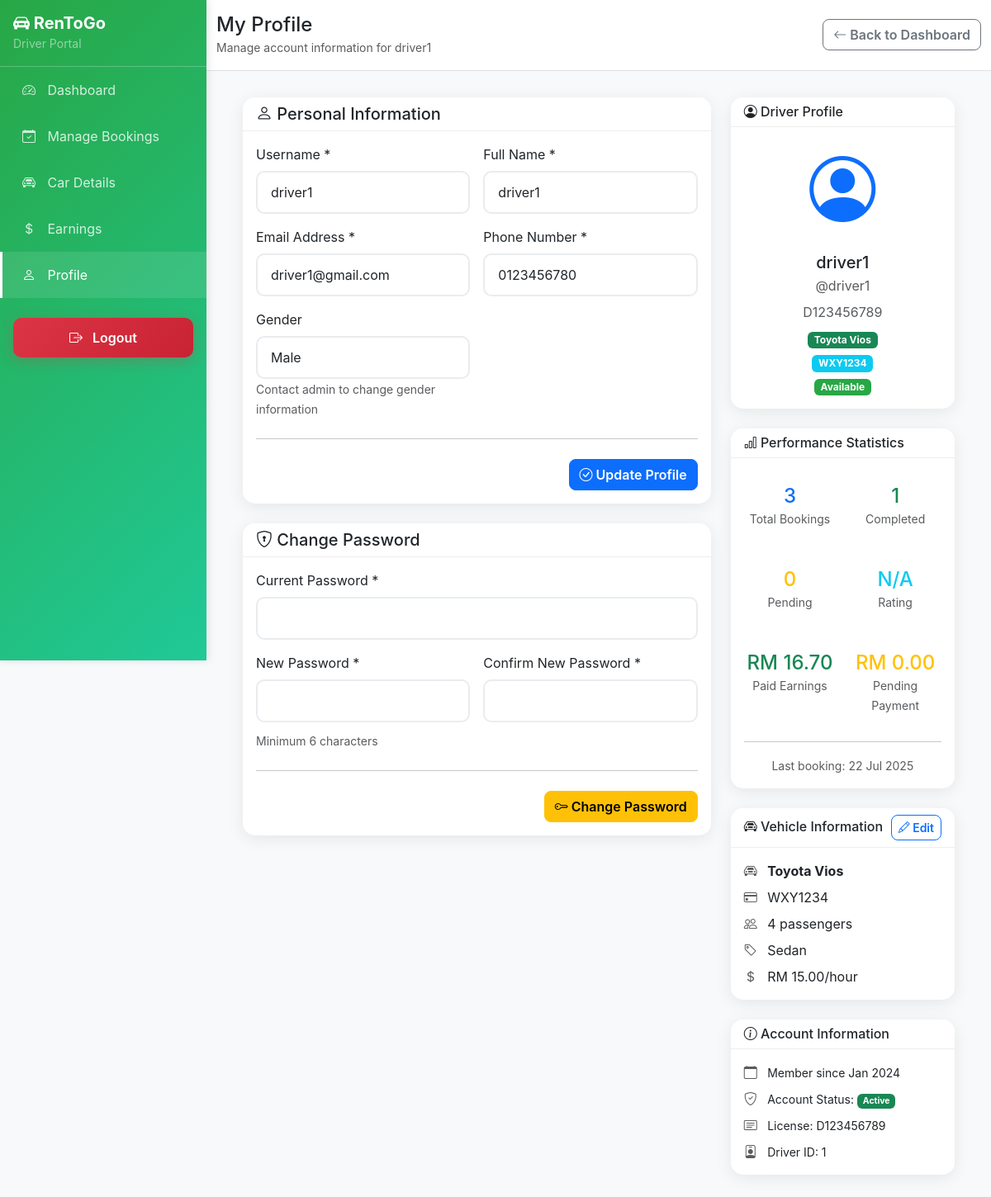
Page /driver/profile.php (signed in) on the committed database.
### tables this page shows
CREATE TABLE `driver` (
  `driverid` int NOT NULL,
  `userid` int NOT NULL,
  `licensenumber` varchar(20) NOT NULL,
  `carmodel` varchar(100) NOT NULL,
  `plate` varchar(10) NOT NULL,
  `capacity` int NOT NULL,
  `status` enum('available','not available','maintenance') DEFAULT 'available',
  `rating` decimal(2,1) DEFAULT '0.0',
  `datehired` date NOT NULL,
  `price_per_hour` decimal(8,2) NOT NULL,
  `car_type` varchar(50) DEFAULT NULL
);

CREATE TABLE `user` (
  `userid` int NOT NULL,
  `username` varchar(50) NOT NULL,
  `full_name` varchar(255) DEFAULT NULL,
  `password` varchar(255) NOT NULL,
  `email` varchar(100) NOT NULL,
  `notel` varchar(15) NOT NULL,
  `gender` enum('Male','Female') NOT NULL,
  `role` enum('student','driver','admin') NOT NULL,
  `created` timestamp NULL DEFAULT CURRENT_TIMESTAMP,
  `status` enum('active','inactive') DEFAULT 'active'
);

### driver/profile.php (the view, shortened to what the rows shown need)
<?php
$database = new Database();
$db = $database->getConnection();
$query = "SELECT u.*, d.* FROM user u
          JOIN driver d ON u.userid = d.userid
          WHERE u.userid = ?";
$stmt = $db->prepare($query);
$stmt->bindParam(1, $_SESSION['userid']);
$stmt->execute();
$driver = $stmt->fetch(PDO::FETCH_ASSOC);
?>
<!DOCTYPE html>
<html lang="en">
<head>
    <link href="https://cdn.jsdelivr.net/npm/bootstrap@5.3.0/dist/css/bootstrap.min.css" rel="stylesheet">
    <link rel="stylesheet" href="https://cdn.jsdelivr.net/npm/bootstrap-icons@1.10.0/font/bootstrap-icons.css">
</head>
<body>
    <div class="d-flex">
        <div class="flex-grow-1">
            <div class="dashboard-header">
                <div class="container-fluid">
                    <div class="row align-items-center">
                        <div class="col">
                            <h4 class="mb-0">My Profile</h4>
                            <small class="text-muted">Manage account information for <?php echo htmlspecialchars($driver['full_name'] ?? $driver['username']); ?></small>
                        </div>
                    </div>
                </div>
            </div>
            <div class="dashboard-content">
                <div class="container-fluid">
                    <div class="row g-4">
                        <div class="col-lg-8">
                            <div class="card fade-in">
                                <div class="card-body">
                                    <form method="POST" action="" id="profileForm">
                                        <div class="row g-3">
                                            <div class="col-md-6">
                                                <label for="username" class="form-label">Username *</label>
                                                <input type="text" class="form-control" id="username" name="username"
                                                       value="<?php echo htmlspecialchars($driver['username']); ?>" required>
                                            </div>
                                            <div class="col-md-6">
                                                <label for="full_name" class="form-label">Full Name *</label>
                                                <input type="text" class="form-control" id="full_name" name="full_name"
                                                       value="<?php echo htmlspecialchars($driver['full_name'] ?? ''); ?>" required>
                                            </div>
                                            <div class="col-md-6">
                                                <label for="email" class="form-label">Email Address *</label>
                                                <input type="email" class="form-control" id="email" name="email"
                                                       value="<?php echo htmlspecialchars($driver['email']); ?>" required>
                                            </div>
                                            <div class="col-md-6">
                                                <label for="notel" class="form-label">Phone Number *</label>
                                                <input type="tel" class="form-control" id="notel" name="notel"
                                                       value="<?php echo htmlspecialchars($driver['notel']); ?>" required>
                                            </div>
                                            <div class="col-md-6">
                                                <label for="gender" class="form-label">Gender</label>
                                                <input type="text" class="form-control" id="gender"
                                                       value="<?php echo htmlspecialchars($driver['gender']); ?>" readonly>
                                                <small class="text-muted">Contact admin to change gender information</small>
                                            </div>
                                        </div>
                                    </form>
                                </div>
                            </div>
                        </div>
                        <div class="col-lg-4">
                            <div class="card mb-4 fade-in">
                                <div class="card-body text-center">
                                    <div class="profile-avatar mb-3">
                                        <i class="bi bi-person-circle text-primary" style="font-size: 5rem;"></i>
                                    </div>
                                    <h5 class="mb-1"><?php echo htmlspecialchars($driver['full_name'] ?? $driver['username']); ?></h5>
                                    <p class="text-muted mb-2">@<?php echo htmlspecialchars($driver['username']); ?></p>
                                    <p class="text-muted mb-2"><?php echo htmlspecialchars($driver['licensenumber']); ?></p>
                                    <span class="badge bg-success"><?php echo htmlspecialchars($driver['carmodel']); ?></span>
                                    <br>
                                    <span class="badge bg-info mt-2"><?php echo htmlspecialchars($driver['plate']); ?></span>
                                    <br>
                                    <span class="badge status-<?php echo str_replace(' ', '-', $driver['status']); ?> mt-2">
                                        <?php echo ucfirst(str_replace('_', ' ', $driver['status'])); ?>
                                    </span>
                                </div>
                            </div>
                            <div class="card mb-4 fade-in">
                                <div class="card-body">
                                    <ul class="list-unstyled mb-0">
                                        <li class="mb-2">
                                            <i class="bi bi-car-front text-muted me-2"></i>
                                            <strong><?php echo htmlspecialchars($driver['carmodel']); ?></strong>
                                        </li>
                                        <li class="mb-2">
                                            <i class="bi bi-credit-card text-muted me-2"></i>
                                            <?php echo htmlspecialchars($driver['plate']); ?>
                                        </li>
                                        <li class="mb-2">
                                            <i class="bi bi-people text-muted me-2"></i>
                                            <?php echo $driver['capacity']; ?> passengers
                                        </li>
                                        <li class="mb-2">
                                            <i class="bi bi-tag text-muted me-2"></i>
                                            <?php echo htmlspecialchars($driver['car_type']); ?>
                                        </li>
                                        <?php if (isset($driver['price_per_hour'])): ?>
                                        <li class="mb-0">
                                            <i class="bi bi-currency-dollar text-muted me-2"></i>
                                            RM <?php echo number_format($driver['price_per_hour'], 2); ?>/hour
                                        </li>
                                        <?php endif; ?>
                                    </ul>
                                </div>
                            </div>
                            <div class="card fade-in">
                                <div class="card-body">
                                    <ul class="list-unstyled mb-0">
                                        <li class="mb-2">
                                            <i class="bi bi-calendar text-muted me-2"></i>
                                            <small>Member since <?php echo date('M Y', strtotime($driver['datehired'])); ?></small>
                                        </li>
                                        <li class="mb-2">
                                            <i class="bi bi-card-text text-muted me-2"></i>
                                            <small>License: <?php echo htmlspecialchars($driver['licensenumber']); ?></small>
                                        </li>
                                        <li class="mb-0">
                                            <i class="bi bi-person-badge text-muted me-2"></i>
                                            <small>Driver ID: <?php echo $driver['driverid']; ?></small>
                                        </li>
                                    </ul>
                                </div>
                            </div>
                        </div>
                    </div>
                </div>
            </div>
        </div>
    </div>
</body>
</html>

### rows in the picture
driver: userid.full_name "driver1", username "driver1", full_name "driver1", email "driver1@gmail.com", notel "0123456780", userid.gender "Male", userid.username "driver1", licensenumber "D123456789", carmodel "Toyota Vios", plate "WXY1234", status "Available", capacity "4", car_type "Sedan", price_per_hour "15.00", datehired "Jan 2024", driverid "1"

### other values in the picture
$stats['total_bookings'] "3"
$stats['completed_bookings'] "1"
$stats['pending_bookings'] "0"
$stats['total_earnings'] "16.70"
$stats['pending_earnings'] "0.00"
date('d M Y', strtotime($stats['last_booking'])) "22 Jul 2025"
